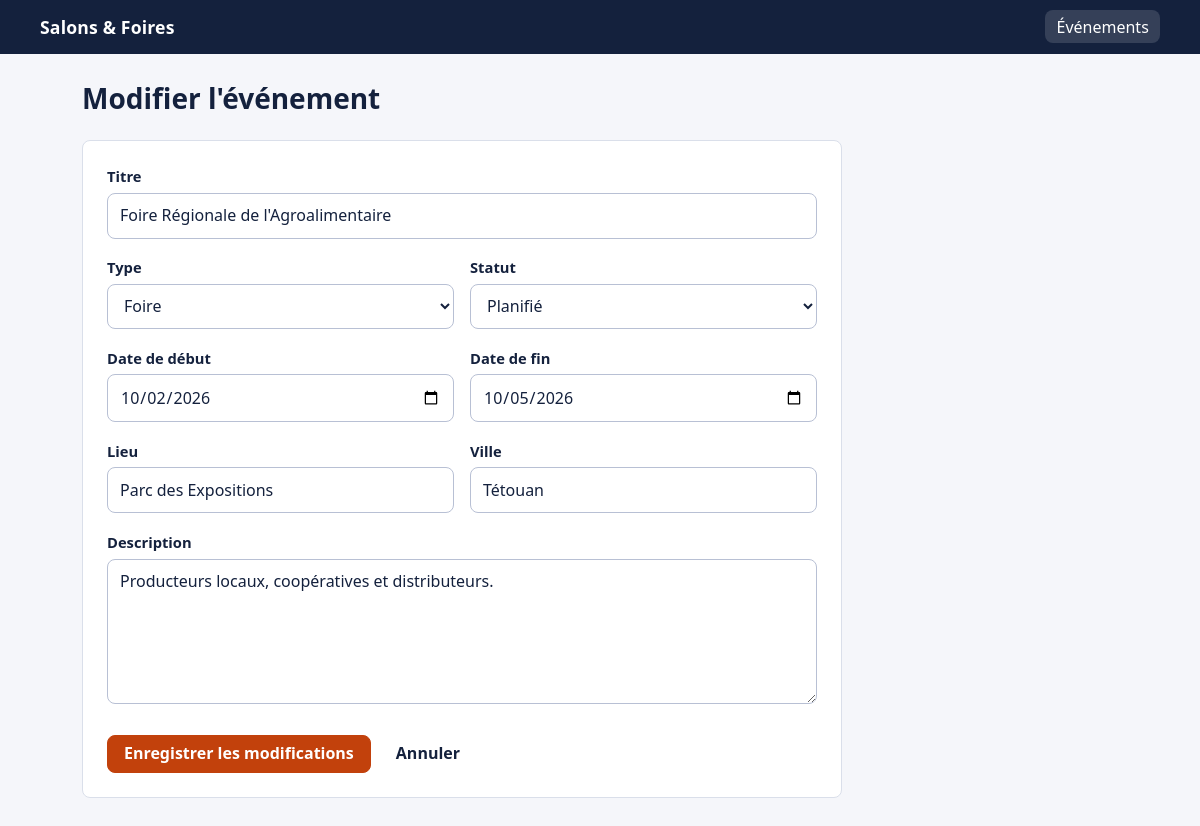
Screenshot of /evenements/edit.php?id=2 with the database file from the repository.
### tables this page shows
CREATE TABLE IF NOT EXISTS evenement (
  id          INT UNSIGNED AUTO_INCREMENT PRIMARY KEY,
  titre       VARCHAR(150) NOT NULL,
  type        ENUM('salon','foire') NOT NULL DEFAULT 'salon',
  description TEXT NULL,
  date_debut  DATE NOT NULL,
  date_fin    DATE NOT NULL,
  lieu        VARCHAR(150) NOT NULL,
  ville       VARCHAR(100) NOT NULL,
  statut      ENUM('planifie','en_cours','termine','annule') NOT NULL DEFAULT 'planifie',
  created_at  TIMESTAMP NOT NULL DEFAULT CURRENT_TIMESTAMP,
  updated_at  TIMESTAMP NOT NULL DEFAULT CURRENT_TIMESTAMP ON UPDATE CURRENT_TIMESTAMP,
  CONSTRAINT chk_evenement_dates CHECK (date_fin >= date_debut)
);

### config/database.php (called while the page is built, shortened)
<?php
function db(): PDO
{
    static $pdo = null;
    if ($pdo === null) {
        $dsn = 'mysql:host=' . DB_HOST . ';dbname=' . DB_NAME . ';charset=utf8mb4';
        $pdo = new PDO($dsn, DB_USER, DB_PASS, [
            PDO::ATTR_ERRMODE            => PDO::ERRMODE_EXCEPTION,
            PDO::ATTR_DEFAULT_FETCH_MODE => PDO::FETCH_ASSOC,
            PDO::ATTR_EMULATE_PREPARES   => false,
        ]);
    }
    return $pdo;
}
?>

### models/Evenement.php (called while the page is built, shortened)
<?php
require_once __DIR__ . '/../config/database.php';
require_once __DIR__ . '/../includes/functions.php';
class Evenement
{
    public static function find(int $id): ?array
    {
        $stmt = db()->prepare('SELECT * FROM evenement WHERE id = :id');
        $stmt->execute([':id' => $id]);
        $row = $stmt->fetch();
        return $row ?: null;
    }
}

### includes/functions.php (called while the page is built, shortened)
<?php
function e(?string $value): string
{
    return htmlspecialchars((string) $value, ENT_QUOTES, 'UTF-8');
}

### evenements/_form.php (the view, shortened to what this page needs)
<?php
$invalid = static fn(string $key): string => isset($errors[$key]) ? ' has-error' : '';
?>
<form method="post" class="panel form" novalidate>
  <div class="field<?= $invalid('titre') ?>">
    <label for="titre">Titre</label>
    <input id="titre" name="titre" type="text" maxlength="150" required value="<?= e($data['titre']) ?>">
  </div>
  <div class="grid-2">
    <div class="field<?= $invalid('type') ?>">
      <label for="type">Type</label>
      <select id="type" name="type" required>
        <?php foreach (TYPES as $value => $label): ?>
          <option value="<?= e($value) ?>" <?= $data['type'] === $value ? 'selected' : '' ?>><?= e($label) ?></option>
        <?php endforeach; ?>
      </select>
    </div>
    <div class="field<?= $invalid('statut') ?>">
      <label for="statut">Statut</label>
      <select id="statut" name="statut" required>
        <?php foreach (STATUTS as $value => $label): ?>
          <option value="<?= e($value) ?>" <?= $data['statut'] === $value ? 'selected' : '' ?>><?= e($label) ?></option>
        <?php endforeach; ?>
      </select>
    </div>
  </div>
  <div class="grid-2">
    <div class="field<?= $invalid('date_debut') ?>">
      <label for="date_debut">Date de début</label>
      <input id="date_debut" name="date_debut" type="date" required value="<?= e($data['date_debut']) ?>">
    </div>
    <div class="field<?= $invalid('date_fin') ?>">
      <label for="date_fin">Date de fin</label>
      <input id="date_fin" name="date_fin" type="date" required value="<?= e($data['date_fin']) ?>">
    </div>
  </div>
  <div class="grid-2">
    <div class="field<?= $invalid('lieu') ?>">
      <label for="lieu">Lieu</label>
      <input id="lieu" name="lieu" type="text" maxlength="150" required value="<?= e($data['lieu']) ?>">
    </div>
    <div class="field<?= $invalid('ville') ?>">
      <label for="ville">Ville</label>
      <input id="ville" name="ville" type="text" maxlength="100" required value="<?= e($data['ville']) ?>">
    </div>
  </div>
  <div class="field">
    <label for="description">Description</label>
    <textarea id="description" name="description" rows="5"><?= e($data['description']) ?></textarea>
  </div>
  <div class="form-actions">
    <button type="submit" class="btn btn-primary"><?= e($submitLabel) ?></button>
    <a class="btn btn-ghost" href="<?= e($cancelUrl) ?>">Annuler</a>
  </div>
</form>

### assets/css/style.css (style rules this page uses)
:root { --paper: #f5f6fa; --surface: #ffffff; --ink: #14213d; --muted: #5b6478; --line: #dadfea; --nav: #14213d; --brand: #c2410c; --brand-dark: #9a3412; --accent: #1d4ed8; --danger: #b91c1c; --danger-bg: #fee2e2; --danger-line: #fecaca; --ok: #166534; --ok-bg: #dcfce7; --ok-line: #bbf7d0; --radius: 8px; --font: "Segoe UI", system-ui, -apple-system, "Helvetica Neue", Arial, sans-serif; }
*, *::before, *::after { box-sizing: border-box; }
body { margin: 0; background: var(--paper); color: var(--ink); font: 16px/1.55 var(--font); }
a { color: var(--accent); }
.btn { display: inline-flex; align-items: center; justify-content: center; padding: .55rem 1rem; border: 1px solid var(--line); border-radius: var(--radius); background: var(--surface); color: var(--ink); font: inherit; font-weight: 600; text-decoration: none; cursor: pointer; line-height: 1.2; }
.btn-primary { background: var(--brand); border-color: var(--brand); color: #fff; }
.btn-ghost { background: transparent; border-color: transparent; }
.panel { background: var(--surface); border: 1px solid var(--line); border-radius: var(--radius); padding: 1.5rem; margin-bottom: 1.25rem; }
.field { margin-bottom: 1.1rem; }
.field label { display: block; margin-bottom: .3rem; font-weight: 600; font-size: .92rem; }
input[type="text"], input[type="search"], input[type="date"], select, textarea { width: 100%; padding: .6rem .75rem; border: 1px solid #b8c0d4; border-radius: var(--radius); background: #fff; color: var(--ink); font: inherit; }
textarea { resize: vertical; }
.grid-2 { display: grid; grid-template-columns: 1fr 1fr; gap: 0 1rem; }
.form { max-width: 760px; }
.form-actions { display: flex; gap: .5rem; margin-top: 1.5rem; }

### rows the page displays
evenement: titre "Foire Régionale de l'Agroalimentaire", type "Foire", statut "Planifié", date_debut "10/02/2026", date_fin "10/05/2026", lieu "Parc des Expositions", ville "Tétouan", description "Producteurs locaux, coopératives et distributeurs."

### other values shown
$submitLabel "Enregistrer les modifications"
